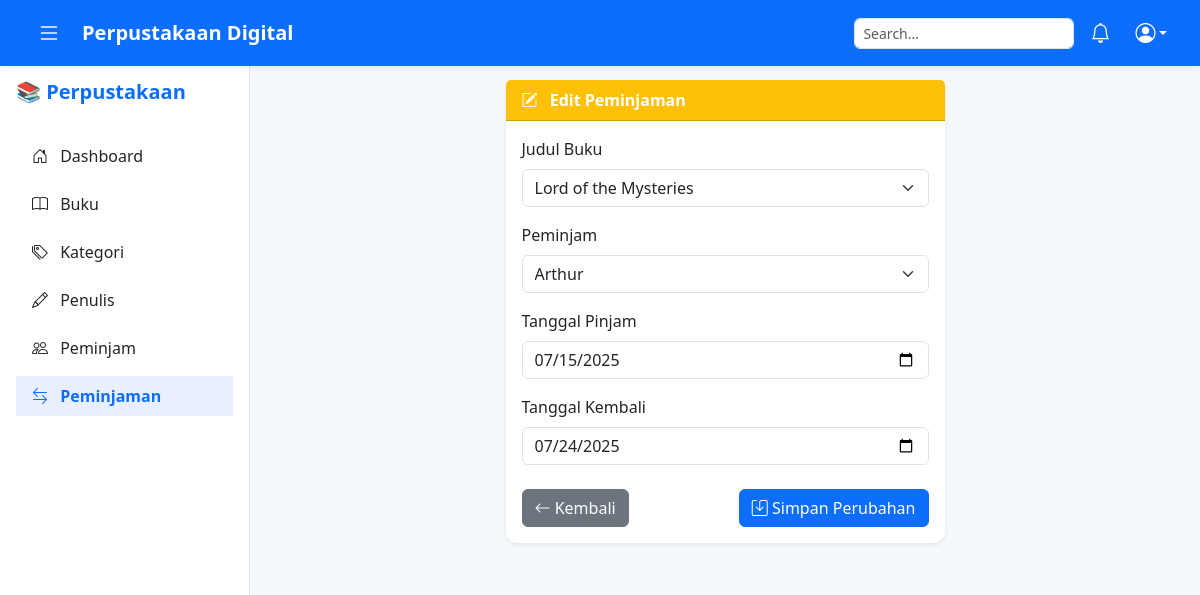
The app's page /pages/edit_peminjaman.php?id=2 (signed in), older data.
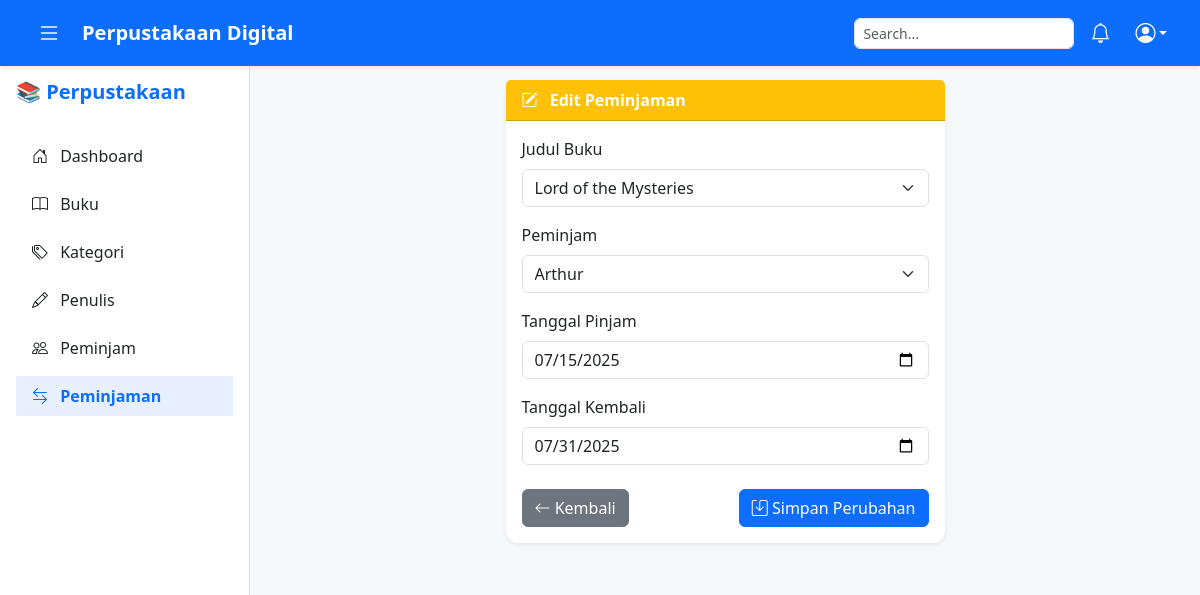
The same page, newer data.
### tables this page shows
CREATE TABLE `tb_peminjaman` (
  `id_peminjaman` int(11) NOT NULL,
  `id_buku` int(11) DEFAULT NULL,
  `id_peminjam` int(11) DEFAULT NULL,
  `tanggal_pinjam` date DEFAULT NULL,
  `tanggal_kembali` date DEFAULT NULL,
  `status` enum('Dipinjam','Dikembalikan','Terlambat') DEFAULT 'Dipinjam'
);

CREATE TABLE `tb_buku` (
  `id_buku` int(11) NOT NULL,
  `judul_buku` varchar(200) NOT NULL,
  `tahun_terbit` year(4) DEFAULT NULL,
  `id_kategori` int(11) DEFAULT NULL,
  `id_penulis` int(11) DEFAULT NULL
);

CREATE TABLE `tb_peminjam` (
  `id_peminjam` int(11) NOT NULL,
  `nama_peminjam` varchar(100) NOT NULL,
  `no_hp` varchar(20) DEFAULT NULL,
  `alamat` text DEFAULT NULL
);

### pages/edit_peminjaman.php (the view, shortened to what this page needs)
<?php
include '../config/koneksi.php';
include '../componen/header.php';
include '../componen/sidebar.php';
$id = $_GET['id'];
$data = mysqli_query($conn, "SELECT * FROM tb_peminjaman WHERE id_peminjaman = '$id'");
$peminjaman = mysqli_fetch_assoc($data);
$buku = mysqli_query($conn, "SELECT * FROM tb_buku");
$peminjam = mysqli_query($conn, "SELECT * FROM tb_peminjam");
?>
<main class="main-content" style="margin-left: 250px; padding-top: 80px; background-color: #f6f9fc;">
    <div class="container-fluid px-4">
        <div class="row justify-content-center">
            <div class="col-lg-6">
                <div class="card border-0 shadow-sm mb-4">
                    <div class="card-header bg-warning text-white fw-semibold">
                        <i class="bi bi-pencil-square me-2"></i> Edit Peminjaman
                    </div>
                    <div class="card-body">
                        <form method="POST" action="../proses/peminjaman_proses.php">
                            <div class="mb-3">
                                <label class="form-label">Judul Buku</label>
                                <select name="id_buku" class="form-select" required>
                                    <?php while ($b = mysqli_fetch_array($buku)) { ?>
                                        <option value="<?= $b['id_buku']; ?>" <?= ($b['id_buku'] == $peminjaman['id_buku']) ? 'selected' : '' ?>>
                                            <?= $b['judul_buku']; ?>
                                        </option>
                                    <?php } ?>
                                </select>
                            </div>
                            <div class="mb-3">
                                <label class="form-label">Peminjam</label>
                                <select name="id_peminjam" class="form-select" required>
                                    <?php while ($p = mysqli_fetch_array($peminjam)) { ?>
                                        <option value="<?= $p['id_peminjam']; ?>" <?= ($p['id_peminjam'] == $peminjaman['id_peminjam']) ? 'selected' : '' ?>>
                                            <?= $p['nama_peminjam']; ?>
                                        </option>
                                    <?php } ?>
                                </select>
                            </div>
                            <div class="mb-3">
                                <label class="form-label">Tanggal Pinjam</label>
                                <input type="date" name="tanggal_pinjam" class="form-control" value="<?= $peminjaman['tanggal_pinjam']; ?>" required>
                            </div>
                            <div class="mb-4">
                                <label class="form-label">Tanggal Kembali</label>
                                <input type="date" name="tanggal_kembali" class="form-control" value="<?= $peminjaman['tanggal_kembali']; ?>" required>
                            </div>
                            <div class="d-flex justify-content-between">
                                <a href="peminjaman.php" class="btn btn-secondary">
                                    <i class="bi bi-arrow-left"></i> Kembali
                                </a>
                                <button type="submit" name="edit" class="btn btn-primary">
                                    <i class="bi bi-save"></i> Simpan Perubahan
                                </button>
                            </div>
                        </form>
                    </div>
                </div>
            </div>
        </div>
    </div>
</main>
<?php include '../componen/footer.php'; ?>

Row changes from the older to the newer data that the page shows:
changed tb_peminjaman "Lord of the Mysteries": tanggal_kembali "07/24/2025" → "07/31/2025"
